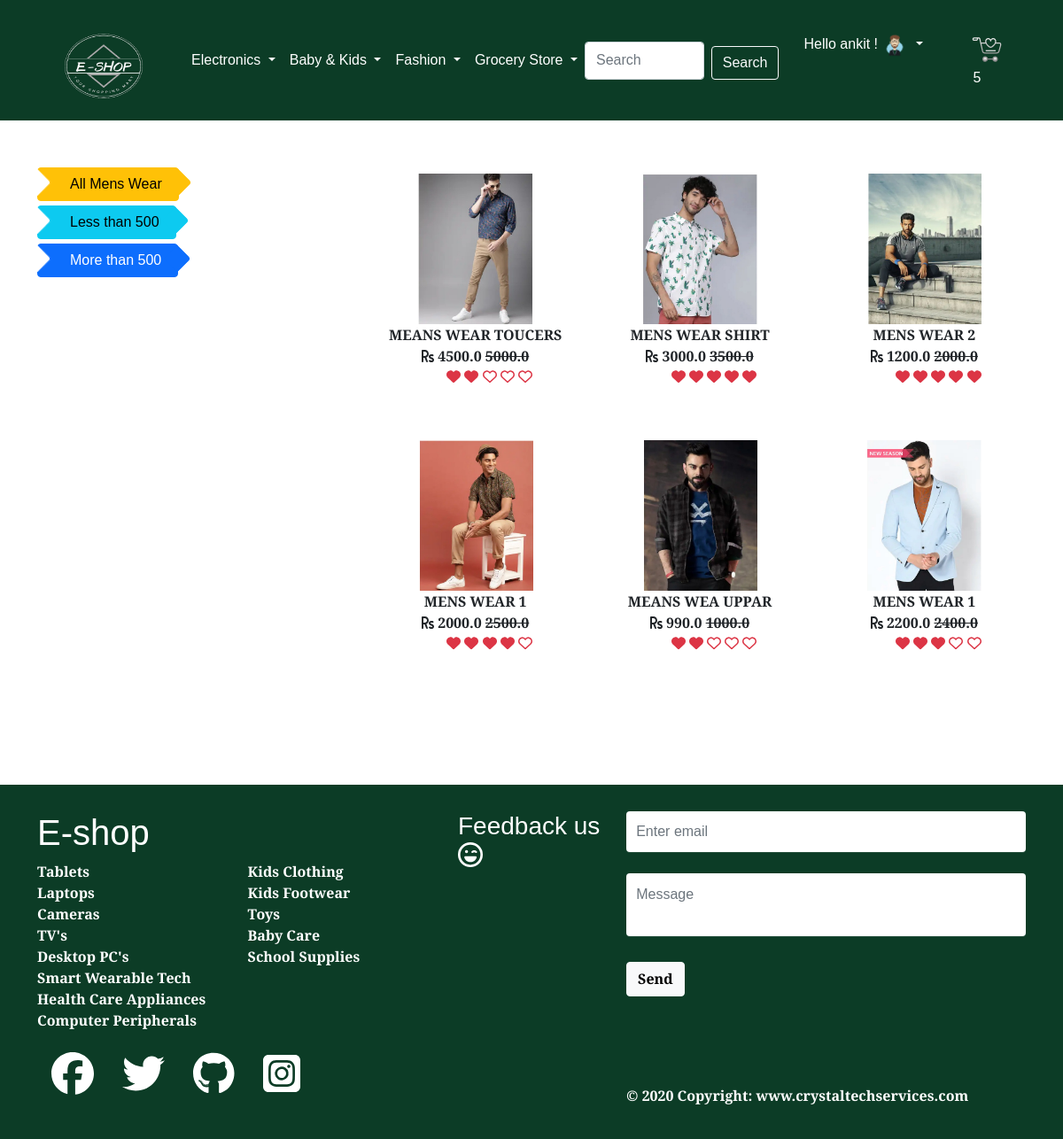
Screenshot of /MW (signed in) with the database file from the repository.
### app/models.py (models this page shows, shortened)
class Product(models.Model):
    title = models.CharField(max_length=200)
    selling_price = models.FloatField()
    discounted_price = models.FloatField()
    description = models.TextField()
    brand = models.CharField(max_length=200)
    category = models.CharField(choices = CATEGORY_CHOICES, max_length=2)
    product_image = models.ImageField(upload_to = 'productimg')
    quantity_available=models.IntegerField(default=100)
    ratings=models.IntegerField(default =5)
    offer=models.BooleanField(default=False)
    offer_value=models.IntegerField(default=10)

### app/views.py (the view)
# urls.py: path('MW',views.Men,name='MW'),
@login_required
def Men(request, data=None):
    if data == None:
        MW= Product.objects.filter(category='MW')
    elif data == 'above':
        MW= Product.objects.filter(
            category='MW').filter(discounted_price__gt=500)
    elif data == 'below':
        MW= Product.objects.filter(
            category='MW').filter(discounted_price__lt=500)
    if request.user.is_authenticated:
        totalitem = len(Cart.objects.filter(user=request.user))
    return render(request, 'app/MenWear.html', {'MW': MW, 'totalitem': totalitem})

### app/templates/app/MenWear.html (shortened to what this page needs)
{% extends 'app/base.html' %}
{% load static %}
{% block main-content %}
<div class="container my-5">
    <div class="row">
        <div class="col-sm-3">
            <div class="list-group">
                <link rel="stylesheet" href="{% static 'app/css/cat.css' %}">
                <a href="{% url 'MW' %}" class="list-group-item-action" aria-current="true"><button type="button" class="btn btn-warning btn-arrow-right">All
                    Mens Wear</button></a>
                <a href="{% url 'MWdata' 'below' %}" class=" list-group-item-action" aria-current="true"><button type="button" class="btn btn-info btn-arrow-right">Less
                    than 500</button></a>
                <a href="{% url 'MWdata' 'above' %}" class=" list-group-item-action" aria-current="true"><button type="button" class="btn btn-primary btn-arrow-right">More than 500</button></a>
            </div>
        </div>
        <div class="col-sm-8 offset-sm-1">
            <div class="row">
                {% for product in MW%}
                <div class="col-sm-4 text-center mb-4">
                    <a href="{% url 'product-detail' product.id %}" class="btn">
                        <div class="item">
                            <img src="{{product.product_image.url}}" alt="" height="170" class="">
                            <div class="fw-bold">{{product.title}}</div>
                            <div class="fw-bold"><i class="fas fa-rupee-sign"></i><large> {{product.discounted_price}}</large>
                           <strike> {{product.selling_price}}</strike>
                                                       {% if product.ratings == 0 %}
  <ul class="rating">
    <i class="far fa-heart fa-sm text-danger fa-1x"></i>
    <i class="far fa-heart fa-sm text-danger fa-1x"></i>
    <i class="far fa-heart fa-sm text-danger fa-1x"></i>
    <i class="far fa-heart fa-sm text-danger fa-1x"></i>
    <i class="far fa-heart fa-sm text-danger fa-1x"></i>
 </ul>
  {% elif product.ratings == 2  %}
 <ul class="rating">
    <i class="fas fa-heart fa-sm text-danger fa-1x"></i>
    <i class="fas fa-heart fa-sm text-danger fa-1x"></i>
    <i class="far fa-heart fa-sm text-danger fa-1x"></i>
    <i class="far fa-heart fa-sm text-danger fa-1x"></i>
    <i class="far fa-heart fa-sm text-danger fa-1x"></i>
 </ul>
 {% elif product.ratings == 3 %}
 <ul class="rating">
    <i class="fas fa-heart fa-sm text-danger fa-1x"></i>
    <i class="fas fa-heart fa-sm text-danger fa-1x"></i>
    <i class="fas fa-heart fa-sm text-danger fa-1x"></i>
    <i class="far fa-heart fa-sm text-danger fa-1x"></i>
    <i class="far fa-heart fa-sm text-danger fa-1x"></i>
 </ul>
 {% elif product.ratings == 4 %}
 <ul class="rating">
    <i class="fas fa-heart fa-sm text-danger fa-1x"></i>
    <i class="fas fa-heart fa-sm text-danger fa-1x"></i>
    <i class="fas fa-heart fa-sm text-danger fa-1x"></i>
    <i class="fas fa-heart fa-sm text-danger fa-1x"></i>
    <i class="far fa-heart fa-sm text-danger fa-1x"></i>
 </ul>
{%else%}
 <ul class="rating">
    <i class="fas fa-heart fa-sm text-danger fa-1x"></i>
    <i class="fas fa-heart fa-sm text-danger fa-1x"></i>
    <i class="fas fa-heart fa-sm text-danger fa-1x"></i>
    <i class="fas fa-heart fa-sm text-danger fa-1x"></i>
    <i class="fas fa-heart fa-sm text-danger fa-1x"></i>
 </ul>
{%endif%}
                            </div>
                        </div>
                    </a>
                </div>
                {% endfor %}
            </div>
        </div>
    </div>
</div>
{% endblock main-content %}

### app/templates/app/base.html (shortened to what this page needs)
<!doctype html>
{% load static %}
<html lang="en">
<head>
  <link href="https://cdn.jsdelivr.net/npm/bootstrap@5.0.0-beta1/dist/css/bootstrap.min.css" rel="stylesheet"
>
  <link rel="stylesheet" href="{% static 'app/css/owl.carousel.min.css' %}">
  <link rel="stylesheet" href="{% static 'app/css/all.min.css' %}">
  <link rel="stylesheet" href="{% static 'app/css/style.css' %}">
</head>
<body>
  <nav style="background-color:#0C3C26;" class="navbar navbar-expand-lg navbar-dark ">
    <div class="container">
      <a class="navbar-brand" href="/" style="font-size:3vw"><img style="vertical-align:middle,float:left, padding-left: 0em;;" src="{% static 'app/images/6.png' %}" alt="𝔢 𝔰𝔥𝔬𝔭" height="110px" width="150px" > </a>
      <div class="collapse navbar-collapse" id="navbarSupportedContent">
        <ul class="navbar-nav me-auto mb-2 mb-lg-0">
          <li class="nav-item dropdown">
            <a class="nav-link dropdown-toggle text-white" href="#" id="electronicsDropdown" role="button"
              data-bs-toggle="dropdown" aria-expanded="false">
              Electronics
            </a>
          </li>
           <li class="nav-item dropdown">
            <a class="nav-link dropdown-toggle text-white" href="#" id="electronicsDropdown" role="button"
              data-bs-toggle="dropdown" aria-expanded="false">
              Baby & Kids
            </a>
          </li>
          <li class="nav-item dropdown">
            <a class="nav-link dropdown-toggle text-white" href="#" id="fashionDropdown" role="button"
              data-bs-toggle="dropdown" aria-expanded="false">
              Fashion
            </a>
          </li>
           <li class="nav-item dropdown">
            <a class="nav-link dropdown-toggle text-white" href="#" id="fashionDropdown" role="button"
              data-bs-toggle="dropdown" aria-expanded="false">
              Grocery Store
            </a>
          </li>
        </ul>
        <form method='get' action="/search" class="d-flex">
          <input class="form-control me-2" type="search" placeholder="Search" aria-label="Search" name="search" id='search'>
          <button class="btn btn-outline-light" type="submit">Search</i></button>
        </form>
        <div>
          <ul class="navbar-nav me-auto mb-2 mb-lg-0">
            {% if request.user.is_authenticated %}
            <li class="nav-item dropdown mx-1 " >
              <a class="nav-link dropdown-toggle text-white p-4" href="#" id="profileDropdown" role="button"
                data-bs-toggle="dropdown" aria-expanded="false">
               Hello {{request.user}} ! <img src="{% static 'app/images/admin.png' %}" width='30' height='30' >
              </a>
            </li>
            <li class="nav-item mx-0 p-3">
          <a href="{% url 'showcart' %}" class="nav-link text-white">{{totalitem}}</a>
            </li>
            {% endif %}
          </ul>
        </div>
      </div>
    </div>
  </nav>
  {% block main-content %} {% endblock main-content %}
  <link rel="stylesheet" href="{% static 'app/css/footer.css' %}">
<footer style="background-color:#0C3C26;" class="footer ">
    <div class="container  ">
        <div class="row ">
            <div class="col-md-5">
                <h1>E-shop</h1>
                <div class="row">
                    <div class="col-6">
                        <ul class="list-unstyled">
                          <b>  <li><a href="{% url 'tablets' %}">Tablets </a></li>
              <li><a href="{% url 'laptop' %}">Laptops </a></li>
              <li><a  href="{% url 'camera' %}">Cameras </a></li>
              <li><a  href="{% url 'tv' %}">TV's</a></li>
              <li><a href="{% url 'PC' %}">Desktop PC's</a></li>
              <li><a  href="{% url 'smart' %}">Smart Wearable Tech</a></li>
              <li><a  href="{% url 'health' %}">Health Care Appliances</a></li>
              <li><a  href="{% url 'cp' %}">Computer Peripherals</a></li></b>
                        </ul>
                    </div>
                    <div class="col-6">
                        <ul class="list-unstyled">
                         <b>  <li><a  href="{% url 'KC' %}">Kids Clothing</a></li>
              <li><a href="{% url 'KF' %}">Kids Footwear</a></li>
              <li><a href="{% url 'TO' %}">Toys</a></li>
              <li><a  href="{% url 'BC' %}">Baby Care</a></li>
               <li><a  href="{% url 'SS' %}">School Supplies</a></li></b>
                        </ul>
                    </div>
                </div>
                <ul class="nav">
                    <li class="nav-item"><a href="" class="nav-link pl-0"><i class='fab fa-facebook fa-spin fa-3x'></i></i></a></li>
                    <li class="nav-item"><a href="" class="nav-link"><i class='fab fa-twitter fa-spin fa-3x'></i></a></li>
                    <li class="nav-item"><a href="https://github.com/yashasvi246" class="nav-link"><i class='fab fa-github fa-spin fa-3x'></i></a></li>
                    <li class="nav-item"><a href="" class="nav-link"><i class='fab fa-instagram-square fa-spin fa-3x'></i>
</a></li>
                </ul>
                <br>
            </div>
            <div class="col-md-2">
                <h3 class="text-md-right">Feedback us <i class="far fa-laugh-wink fa-spin fa-1x"></i></h3>
            </div>
            <div class="col-md-5">
                <form>
                    <fieldset class="form-group">
                        <input type="email" class="form-control" id="exampleInputEmail1" placeholder="Enter email">
                    </fieldset>
                    <fieldset class="form-group"><br>
                        <textarea class="form-control" id="exampleMessage" placeholder="Message" ></textarea>
                    </fieldset>
                    <fieldset class="form-group text-xs-right">
                    <br>
                        <button type="button" class="btn btn-light"><b>Send<b></button>
                    </fieldset>
                </form>
                <br>
                <br>
                <br>
                <br>
                © 2020 Copyright:
    <a class="text-white" href="https://www.crystaltechservices.com/">www.crystaltechservices.com</a>
            </div>
  </div>
    </div>
</footer>
</body>
</html>

### app/static/app/css/cat.css (style rules this page uses)
body { padding: 0px; }
.btn { margin-top: 5px; }
.btn-arrow-right, .btn-arrow-left { position: relative; padding-left: 18px; padding-right: 18px; }
.btn-arrow-right { padding-left: 36px; }
.btn-arrow-right:before, .btn-arrow-right:after, .btn-arrow-left:before, .btn-arrow-left:after { content: ""; position: absolute; top: 5px; width: 22px; height: 22px; background: inherit; border: inherit; border-left-color: transparent; border-bottom-color: transparent; border-radius: 0px 4px 0px 0px; -webkit-border-radius: 0px 4px 0px 0px; -moz-border-radius: 0px 4px 0px 0px; }
.btn-arrow-right:before, .btn-arrow-right:after { transform: rotate(45deg); -webkit-transform: rotate(45deg); -moz-transform: rotate(45deg); -o-transform: rotate(45deg); -ms-transform: rotate(45deg); }
.btn-arrow-right:before, .btn-arrow-left:before { left: -11px; }
.btn-arrow-right:after, .btn-arrow-left:after { right: -11px; }
.btn-arrow-right:after, .btn-arrow-left:before { z-index: 1; }
.btn-arrow-right:before, .btn-arrow-left:after { background-color: white; }

### app/static/app/css/footer.css (style rules this page uses)
body { font-family: 'Alegreya Sans', sans-serif; }
html { position: relative; min-height: 100%; }
body { margin-bottom: 500px; }
.footer { position: absolute; bottom: 0; width: 100%; height: 400px; }
footer { padding-top: 30px; background-color: #0275d8; color: #fff; }
footer a { color: #fff; text-decoration:none; }
footer .form-control { background-color: #FFF; box-shadow: 0 1px 0 0 rgba(255, 255, 255, 0.1); border: none; resize: none; color: #000; padding: 0.7em 0.7em; }

### rows the page displays
Product: product_image (picture), title "MEANS WEAR TOUCERS", discounted_price "4500.0", selling_price "5000.0", ratings 2 (drawn)
Product: product_image (picture), title "MENS WEAR SHIRT", discounted_price "3000.0", selling_price "3500.0"
Product: product_image (picture), title "MENS WEAR 2", discounted_price "1200.0", selling_price "2000.0"
Product: product_image (picture), title "MENS WEAR 1", discounted_price "2000.0", selling_price "2500.0", ratings 4 (drawn)
Product: product_image (picture), title "MEANS WEA UPPAR", discounted_price "990.0", selling_price "1000.0", ratings 2 (drawn)
Product: product_image (picture), title "MENS WEAR 1", discounted_price "2200.0", selling_price "2400.0", ratings 3 (drawn)

### other values shown
{{ request.user }} "ankit"
{{ totalitem }} "5"
